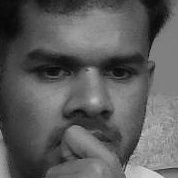
#> input picture known_faces/Ram/1.jpg, 178 x 178 px; its folder holds only this picture in this run
$ python train.py
#> lines starting #> are read from the running program, lines starting #| are printed output that depends on the picture
import cv2
import os
import numpy as np
import pickle

# Initialize the recognizer
recognizer = cv2.face.LBPHFaceRecognizer_create()

# Load Haar Cascade for face detection
face_cascade = cv2.CascadeClassifier(cv2.data.haarcascades + "haarcascade_frontalface_default.xml")

# Paths
dataset_path = "known_faces"
label_dict = {}  # {label_id: name}
face_samples = []
face_labels = []
current_id = 0

# Loop through each person's folder
for person_name in os.listdir(dataset_path):
    person_path = os.path.join(dataset_path, person_name)
    if not os.path.isdir(person_path):
        continue

    print(f"[INFO] Processing {person_name}")
    label_dict[current_id] = person_name

    for img_name in os.listdir(person_path):
        if img_name.lower().endswith((".jpg", ".jpeg", ".png")):
            img_path = os.path.join(person_path, img_name)
            img = cv2.imread(img_path)
#> img is the input picture: shape (178, 178, 3); min 2, max 216, mean 92.6
            if img is None:
                continue

            gray = cv2.cvtColor(img, cv2.COLOR_BGR2GRAY)
            faces = face_cascade.detectMultiScale(gray, scaleFactor=1.1, minNeighbors=5)
#> faces = [[17, 14, 145, 145]]

            for (x, y, w, h) in faces:
                face_roi = cv2.resize(gray[y:y + h, x:x + w], (100, 100))
                face_samples.append(face_roi)
                face_labels.append(current_id)
                break  # Only one face per image
#> this loop made 1 pass
#> pass 1, `face_roi = cv2.resize(gray[y:y + h, x:x + w], (100, 100))`:
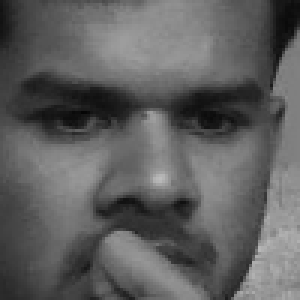
#> face_roi: shape (100, 100) (shown 3 times larger); min 5, max 188, mean 94.8
#> after the loop, face_labels = [0]; face_samples = 1 item

    current_id += 1
#> pass 2 of the loop `for person_name in os.listdir(dataset_path):`:
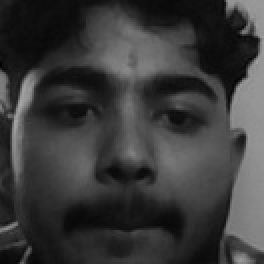
#> input picture known_faces/nikhil/1.jpg, 132 x 132 px (shown 2 times larger)
#> img is the input picture: shape (132, 132, 3); min 0, max 165, mean 58
#> gray: shape (132, 132)
#> faces = [[7, 9, 114, 114]]
#> the loop `for (x, y, w, h) in faces:` made 1 pass
#> pass 1, `face_roi = cv2.resize(gray[y:y + h, x:x + w], (100, 100))`:
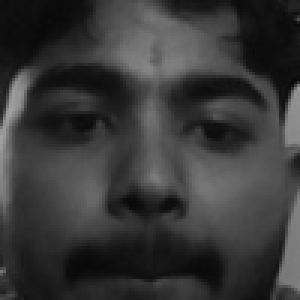
#> face_roi: shape (100, 100) (shown 3 times larger); min 7, max 162, mean 55.9
#> after the loop `for (x, y, w, h) in faces:`: face_labels = [0, 1]; face_samples = 2 items

# Train the recognizer
print("[INFO] Training recognizer...")
recognizer.train(face_samples, np.array(face_labels))

# Save the trained model
recognizer.save("trainer.yml")

# Save the label mapping
with open("labels.pickle", "wb") as f:
    pickle.dump(label_dict, f)

print("[INFO] Training complete. Model saved as 'trainer.yml'.")
